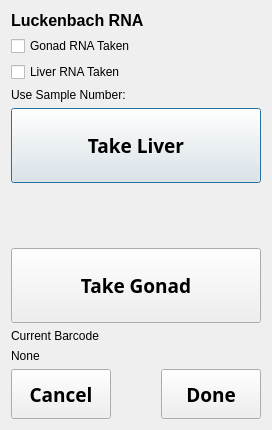
<?xml version="1.0" encoding="UTF-8"?>
<ui version="4.0">
 <class>Dialog</class>
 <widget class="QDialog" name="Dialog">
  <property name="geometry">
   <rect>
    <x>0</x>
    <y>0</y>
    <width>270</width>
    <height>430</height>
   </rect>
  </property>
  <property name="windowTitle">
   <string>Luckenbach RNA</string>
  </property>
  <layout class="QVBoxLayout" name="verticalLayout_2">
   <item>
    <layout class="QVBoxLayout" name="verticalLayout">
     <item>
      <widget class="QLabel" name="label">
       <property name="font">
        <font>
         <pointsize>12</pointsize>
         <weight>75</weight>
         <bold>true</bold>
        </font>
       </property>
       <property name="text">
        <string>Luckenbach RNA</string>
       </property>
      </widget>
     </item>
     <item>
      <widget class="QCheckBox" name="cb_nad">
       <property name="styleSheet">
        <string notr="true">font: 10pt &quot;Arial Black&quot;;</string>
       </property>
       <property name="text">
        <string>Gonad RNA Taken</string>
       </property>
      </widget>
     </item>
     <item>
      <widget class="QCheckBox" name="cb_liver">
       <property name="styleSheet">
        <string notr="true">font: 10pt &quot;Arial Black&quot;;</string>
       </property>
       <property name="text">
        <string>Liver RNA Taken</string>
       </property>
      </widget>
     </item>
     <item>
      <widget class="QLabel" name="l_samp_num">
       <property name="styleSheet">
        <string notr="true">font: 10pt &quot;Arial Black&quot;;</string>
       </property>
       <property name="text">
        <string>Use Sample Number: </string>
       </property>
      </widget>
     </item>
     <item>
      <widget class="QPushButton" name="pb_take_liver">
       <property name="minimumSize">
        <size>
         <width>250</width>
         <height>75</height>
        </size>
       </property>
       <property name="maximumSize">
        <size>
         <width>250</width>
         <height>75</height>
        </size>
       </property>
       <property name="font">
        <font>
         <family>Arial Black</family>
         <pointsize>14</pointsize>
         <weight>75</weight>
         <bold>true</bold>
        </font>
       </property>
       <property name="text">
        <string>Take Liver</string>
       </property>
      </widget>
     </item>
     <item>
      <spacer name="verticalSpacer">
       <property name="orientation">
        <enum>Qt::Vertical</enum>
       </property>
       <property name="sizeHint" stdset="0">
        <size>
         <width>20</width>
         <height>40</height>
        </size>
       </property>
      </spacer>
     </item>
     <item>
      <widget class="QPushButton" name="pb_take_gonad">
       <property name="minimumSize">
        <size>
         <width>250</width>
         <height>75</height>
        </size>
       </property>
       <property name="maximumSize">
        <size>
         <width>250</width>
         <height>75</height>
        </size>
       </property>
       <property name="font">
        <font>
         <family>Arial Black</family>
         <pointsize>14</pointsize>
         <weight>75</weight>
         <bold>true</bold>
        </font>
       </property>
       <property name="text">
        <string>Take Gonad</string>
       </property>
      </widget>
     </item>
     <item>
      <widget class="QLabel" name="label_4">
       <property name="styleSheet">
        <string notr="true">font: 10pt &quot;Arial Black&quot;;</string>
       </property>
       <property name="text">
        <string>Current Barcode</string>
       </property>
      </widget>
     </item>
     <item>
      <widget class="QLabel" name="l_cur_code">
       <property name="styleSheet">
        <string notr="true">font: 10pt &quot;Arial Black&quot;;</string>
       </property>
       <property name="text">
        <string>None</string>
       </property>
      </widget>
     </item>
    </layout>
   </item>
   <item>
    <layout class="QHBoxLayout" name="horizontalLayout">
     <item>
      <widget class="QPushButton" name="pb_cancel">
       <property name="minimumSize">
        <size>
         <width>100</width>
         <height>50</height>
        </size>
       </property>
       <property name="maximumSize">
        <size>
         <width>100</width>
         <height>50</height>
        </size>
       </property>
       <property name="font">
        <font>
         <family>Arial Black</family>
         <pointsize>14</pointsize>
         <weight>75</weight>
         <bold>true</bold>
        </font>
       </property>
       <property name="text">
        <string>Cancel</string>
       </property>
      </widget>
     </item>
     <item>
      <spacer name="horizontalSpacer">
       <property name="orientation">
        <enum>Qt::Horizontal</enum>
       </property>
       <property name="sizeHint" stdset="0">
        <size>
         <width>40</width>
         <height>20</height>
        </size>
       </property>
      </spacer>
     </item>
     <item>
      <widget class="QPushButton" name="pb_done">
       <property name="minimumSize">
        <size>
         <width>100</width>
         <height>50</height>
        </size>
       </property>
       <property name="maximumSize">
        <size>
         <width>100</width>
         <height>50</height>
        </size>
       </property>
       <property name="font">
        <font>
         <family>Arial Black</family>
         <pointsize>14</pointsize>
         <weight>75</weight>
         <bold>true</bold>
        </font>
       </property>
       <property name="text">
        <string>Done</string>
       </property>
      </widget>
     </item>
    </layout>
   </item>
  </layout>
 </widget>
 <resources/>
 <connections/>
</ui>
